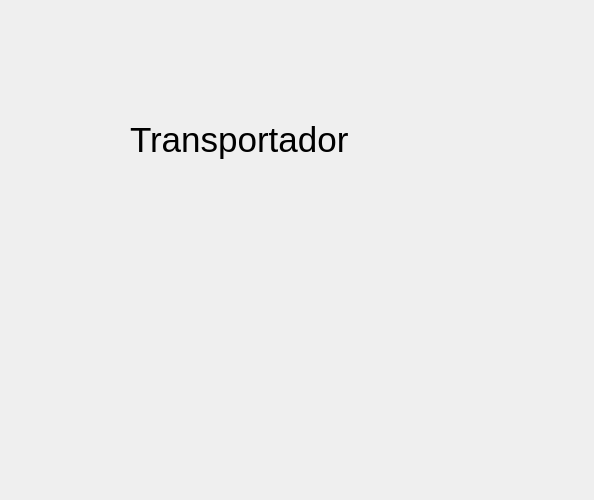
<?xml version="1.0" encoding="UTF-8"?>
<ui version="4.0">
 <class>cadastro_transportador</class>
 <widget class="QWidget" name="cadastro_transportador">
  <property name="geometry">
   <rect>
    <x>0</x>
    <y>0</y>
    <width>594</width>
    <height>500</height>
   </rect>
  </property>
  <property name="minimumSize">
   <size>
    <width>500</width>
    <height>500</height>
   </size>
  </property>
  <property name="windowTitle">
   <string>Form</string>
  </property>
  <widget class="QLabel" name="label">
   <property name="geometry">
    <rect>
     <x>130</x>
     <y>30</y>
     <width>311</width>
     <height>221</height>
    </rect>
   </property>
   <property name="text">
    <string>&lt;html&gt;&lt;head/&gt;&lt;body&gt;&lt;p&gt;&lt;span style=&quot; font-size:26pt;&quot;&gt;Transportador&lt;/span&gt;&lt;/p&gt;&lt;/body&gt;&lt;/html&gt;</string>
   </property>
  </widget>
 </widget>
 <resources/>
 <connections/>
</ui>
